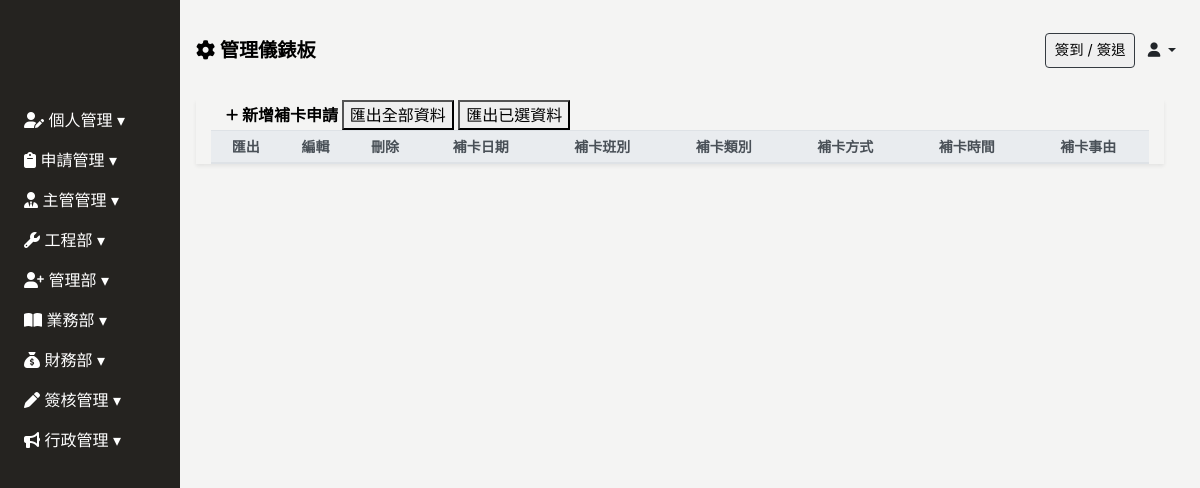
Before: /clock_correction_application with the older database file.
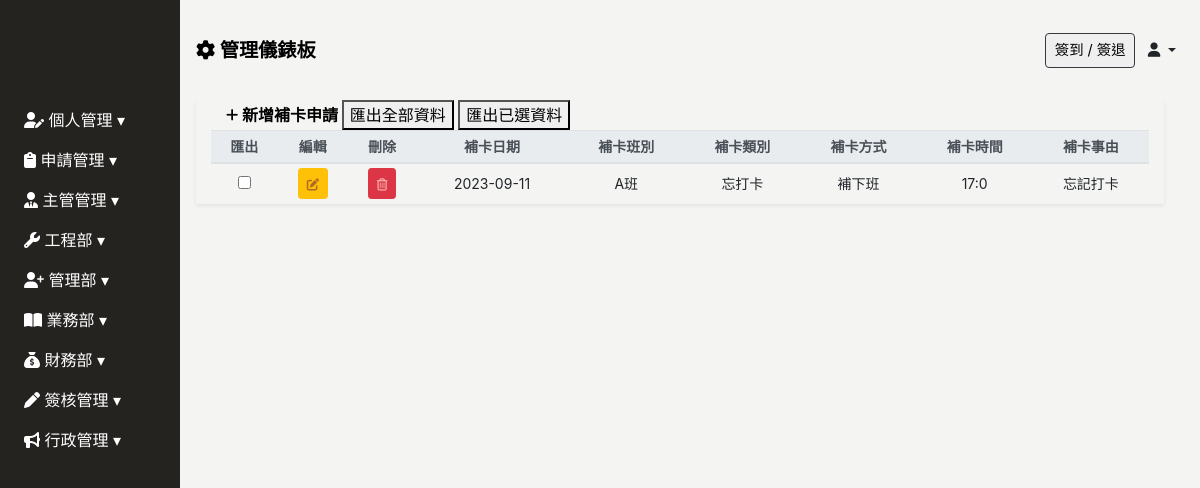
After: the same page with the newer database file.
### Backend/models.py (models this page shows, shortened)
class ModifiedModel(models.Model):
    modified_by = models.ForeignKey("Employee", on_delete=models.SET_NULL, null=True, blank=True)
    created_date = models.DateField(default=timezone.now,verbose_name='建立日期')
    update_date = models.DateField(auto_now=True, verbose_name='更新日期')
    class Meta:
        abstract = True

class Clock_Correction_Application(ModifiedModel):
    SHIFT_TYPE= (
        ('1', 'A班'),
    )
    CLOCK_CATEGORY= (
        ('1', '忘打卡'),
        ('2', '其他'),
    )
    CLOCK_TYPE= (
        ('1', '補上班'),
        ('2', '補下班'),
    )
    date_of_clock = models.DateField(blank=True, null=True, verbose_name="補卡日期")
    shift_of_clock = models.CharField(max_length=1, choices=SHIFT_TYPE, blank=True, null=True, verbose_name="補卡班別")
    category_of_clock = models.CharField(max_length=1, choices=CLOCK_CATEGORY, blank=True, null=True, verbose_name="補卡類別")
    type_of_clock = models.CharField(max_length=1, choices=CLOCK_TYPE, blank=True, null=True, verbose_name="補卡方式")
    end_hours_of_clock = models.IntegerField(default=0,blank=True, null=True, verbose_name="補卡小時")
    end_mins_of_clock = models.IntegerField(default=0,blank=True, null=True, verbose_name="補卡分鐘")
    clock_reason = models.TextField(max_length=300, blank=True, null=True, verbose_name="補卡事由")
    clock = models.ForeignKey("Clock",related_name="clock_correction_application", on_delete=models.SET_NULL, null=True, blank=True)
    created_by = models.ForeignKey("Employee",related_name="clock_correction_application_author", on_delete=models.SET_NULL, null=True, blank=True)
    Approval =  models.ForeignKey(ApprovalModel, null=True, blank=True, on_delete=models.SET_NULL , related_name='Clock_Correction_Application_Approval')
    class Meta:
        verbose_name = "補卡申請"
        verbose_name_plural = verbose_name

### Frontend/views.py (the view)
# urls.py: path('clock_correction_application', views.Clock_Correction_Application_List.as_view(), name="Clock_Correction_Application"),
class Clock_Correction_Application_List(UserPassesTestMixin,ListView):
    model = Clock_Correction_Application
    template_name = 'clock_correction_application/clock_correction_application.html'
    context_object_name = 'clock_correction_application_list'
    def get_context_data(self, **kwargs):
        context = super().get_context_data(**kwargs)
        context["clock_correction_application_form"] = ClockCorrectionApplicationForm()
        context["24range"] = range(24)
        context["60range"] = range(60)
        return context
    def test_func(self):
        if settings.PASS_TEST_FUNC:
            return True
        return True

### Backend/forms.py
class ClockCorrectionApplicationForm(BaseModelForm):
    class Meta:
        model = Clock_Correction_Application
        fields = '__all__'
        widgets = {
            'shift_of_clock': forms.Select(attrs={'class': 'form-control form-control-sm'}),
            'category_of_clock': forms.Select(attrs={'class': 'form-control form-control-sm'}),
            'type_of_clock': forms.Select(attrs={'class': 'form-control form-control-sm'}),
        }

### Backend/context_processors.py (called while the page is built, shortened)
def sys_messages(request):
    if  isinstance(request.user, AnonymousUser):
        return {'sys_messages': {}}

def client_list(request):
    clients = Client.objects.all()
    return {'clients': clients}

### Frontend/templates/clock_correction_application/clock_correction_application.html (shortened to what the changed rows need)
{% extends 'base/base_dashboard.html' %}
{% block import %}
{% load static%}
{% endblock %}
{% block main %}
<div class="main px-3">
    <div class="clock-correction-application-table container-fluid shadow-sm table-responsive-lg">
        <table class="table table-sm table-hover text-center" id="table" data-toggle="table" data-sortable="true"
            data-toolbar="#toolbar" data-search="true" data-show-columns="true" data-filter-strict-search="true"
            data-show-columns-toggle-all="true" data-pagination="true" data-page-size="25" data-page-list="[25, All]"
            data-filter-control="true">
            <thead class="thead-light" style="font-size: 14px;">
                <tr class="text-nowrap">
                    <th data-force-hide="true" data-switchable="false" data-no-print="true" data-field="checkbox"
                        class="d-none d-md-table-cell">匯出</th>
                    <th data-force-hide="true" data-switchable="false" data-no-print="true" data-field="edit">編輯</th>
                    <th data-force-hide="true" data-switchable="false" data-no-print="true" data-field="delete">刪除</th>
                    <th data-field="date_of_clock" data-sortable="true">補卡日期</th>
                    <th data-field="shift_of_clock" data-sortable="true">補卡班別</th>
                    <th data-field="category_of_clock" data-sortable="true">補卡類別</th>
                    <th data-field="type_of_clock" data-sortable="true">補卡方式</th>
                    <th data-field="time_of_clock" data-sortable="true">補卡時間</th>
                    <th data-field="clock_reason" data-sortable="true">補卡事由</th>
                </tr>
            </thead>
            <tbody class="text-nowrap" style="font-size: 14px;">
                {% for clock_correction_application in clock_correction_application_list %}
                <tr>
                    <td><input type="checkbox" name="importcheckd" onclick="updateCheckedArray(this)"value="{{ work_overtime_application.id }}"></td>
                    <td>
                        <a data-target="#work-overtime-application-modal" type="button" data-url="quotation" data-id="{{ work_overtime_application.id }}"
                            class="sys_get btn btn-sm btn-warning" data-toggle="modal"
                            data-target="#project-confirmation-modal" onclick="LoadData(event)">
                        </a>
                    </td>
                    <td>
                        <a data-url="quotation" data-target="#work-overtime-application-modal" data-id="{{ work_overtime_application.id }}" type="button"
                            class="sys_del btn btn-sm btn-danger" onclick="DELETE_handleClick(event)">
                        </a>
                    </td>
                    <td>
                        {{ clock_correction_application.date_of_clock|date:"Y-m-d" }}
                    </td>
                    <td>
                        {{ clock_correction_application.get_shift_of_clock_display }}
                    </td>
                    <td>
                        {{ clock_correction_application.get_category_of_clock_display }}
                    </td>
                    <td>
                        {{ clock_correction_application.get_type_of_clock_display }}
                    </td>
                    <td>
                        {{ clock_correction_application.end_hours_of_clock }}:{{ clock_correction_application.end_mins_of_clock }}
                    </td>
                    <td>
                        {{ clock_correction_application.clock_reason }}
                    </td>
                </tr>
                {% endfor %}
            </tbody>
        </table>
    </div>
</div>
{% endblock %}

Changed rows visible on the page:
added Clock_Correction_Application: date_of_clock "2023-09-11", shift_of_clock "A班", category_of_clock "忘打卡", type_of_clock "補下班", end_hours_of_clock "17", end_mins_of_clock "0", clock_reason "忘記打卡"
